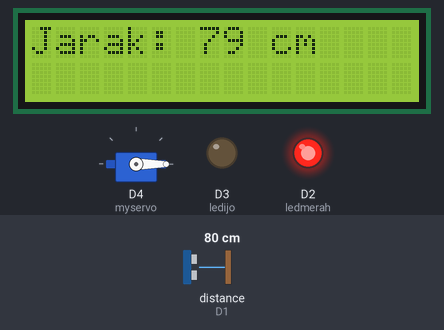
Recording of a program running on a simulated ESP8266 (NodeMCU). On the bench: servo, 16×2 character LCD, output pins drawn as LEDs (lit = HIGH). Wiring (inferred from the names in the program): ultrasonic range finder: trigger D0; echo D1. The test bench sets the inputs (shaded band); at power-on: distance to the obstacle (sensor on D1) 80 cm. The echo pulse lasts 58.3 µs per cm; pins used as bus, display or sensor lines are not drawn; what the program prints to the serial monitor is not drawn.

Above: at 1.2 s.
1.3 s: distance to the obstacle (sensor on D1) set to 13 cm
At 3.2 s:
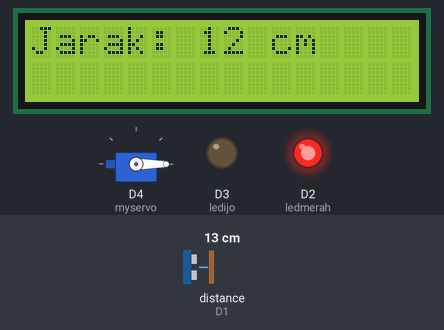
3.6 s: distance to the obstacle (sensor on D1) set to 9 cm
At 4.6 s:
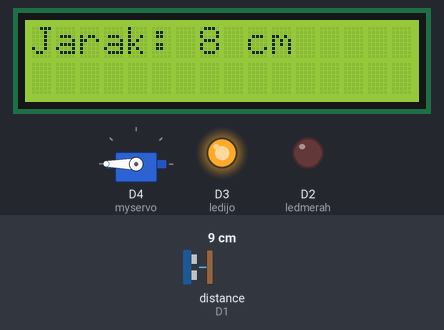
5.6 s: distance to the obstacle (sensor on D1) set to 2 cm
At 7.1 s:
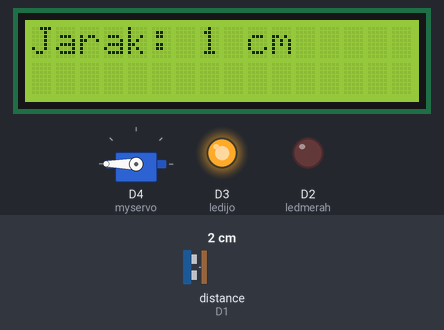
Timing chart, 0 to 8.6 s (numbered marks = the images above; inputs shaded):
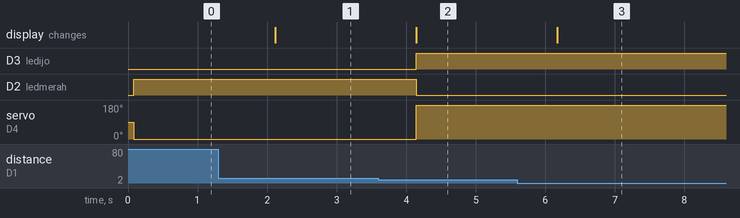

Measured:
- the behaviour switches between 12 and 11 cm on distance to the obstacle (sensor on D1) (found by bisection; images 1 and 2)
- after the input at 1.3 s, the display: changes after 0.82 s (image 1)
- after the input at 3.6 s, D3 (ledijo): LOW → HIGH after 0.55 s; D2 (ledmerah): HIGH → LOW after 0.55 s; servo on D4 (myservo): 0° → 180° after 0.55 s; the display: changes after 0.55 s (image 2)
- after the input at 5.6 s, the display: changes after 0.57 s (image 3)

The program:

main.cpp
```cpp
#include <Arduino.h>
#include <Servo.h>
#include <LiquidCrystal_I2C.h>
#include <Wire.h>

Servo myservo;

LiquidCrystal_I2C lcd(0x27, 16, 2);
int SDA_pin = D5;
int SCL_pin = D6;

int myFunction(int, int);
int trigPin = D0;
int echoPin = D1;
int ledijo = D3;
int ledmerah = D2;
long duration;
int distance;

void setup()
{
  pinMode(ledijo, OUTPUT);
  pinMode(ledmerah, OUTPUT);
  pinMode(trigPin, OUTPUT);
  pinMode(echoPin, INPUT);
  myservo.attach(D4);
  Serial.begin(9600);

  Wire.begin(SDA_pin, SCL_pin);
  lcd.init();
  lcd.backlight();
  lcd.setCursor(0, 0);
  lcd.print(distance);
  Wire.begin(SDA_pin, SCL_pin);
  Serial.begin(9600);
}

void loop()
{
  digitalWrite(trigPin, LOW);
  delayMicroseconds(5);
  digitalWrite(trigPin, HIGH);
  delayMicroseconds(10);
  digitalWrite(trigPin, LOW);
  duration = pulseIn(echoPin, HIGH);
  distance = 0.034 * duration / 2;
  Serial.print(" Jarak: ");
  Serial.print(distance);
  Serial.print(" cm");
  lcd.clear();
  lcd.print("Jarak: ");
  lcd.print(distance);
  lcd.print(" cm");

  if (distance <= 10)
  {
    digitalWrite(ledijo, HIGH);
    digitalWrite(ledmerah, LOW);
    myservo.write(180);
    delay(1000);
  }
  else
  {
    digitalWrite(ledijo, LOW);
    digitalWrite(ledmerah, HIGH);
    myservo.write(0);
    delay(1000);
  }
}

int myFunction(int x, int y)
{
  return x + y;
}
```
